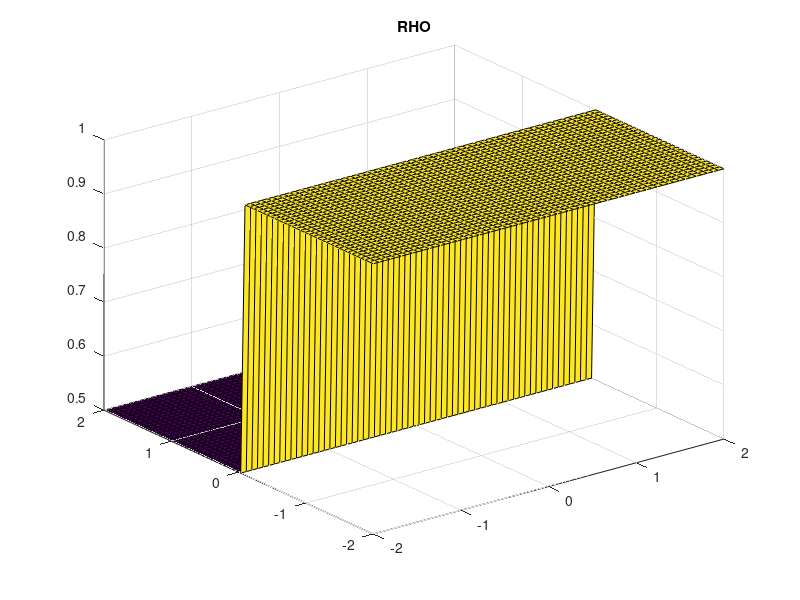
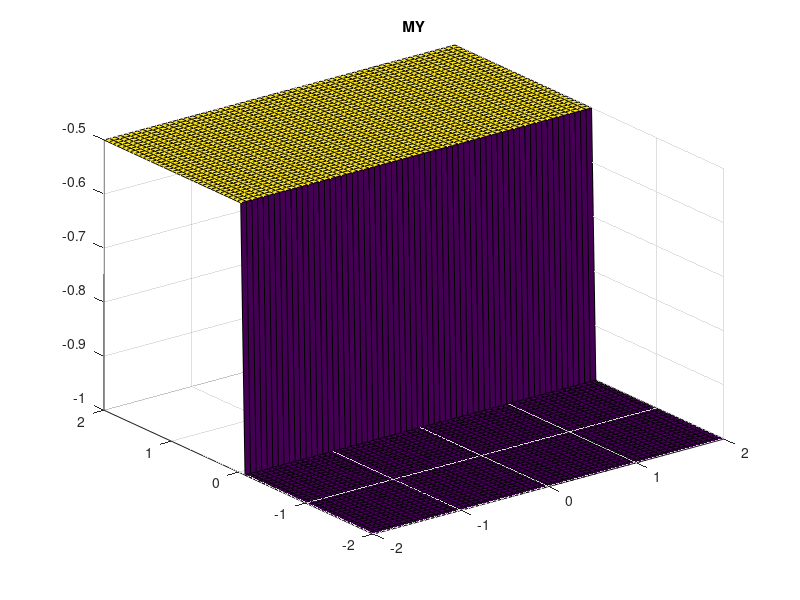
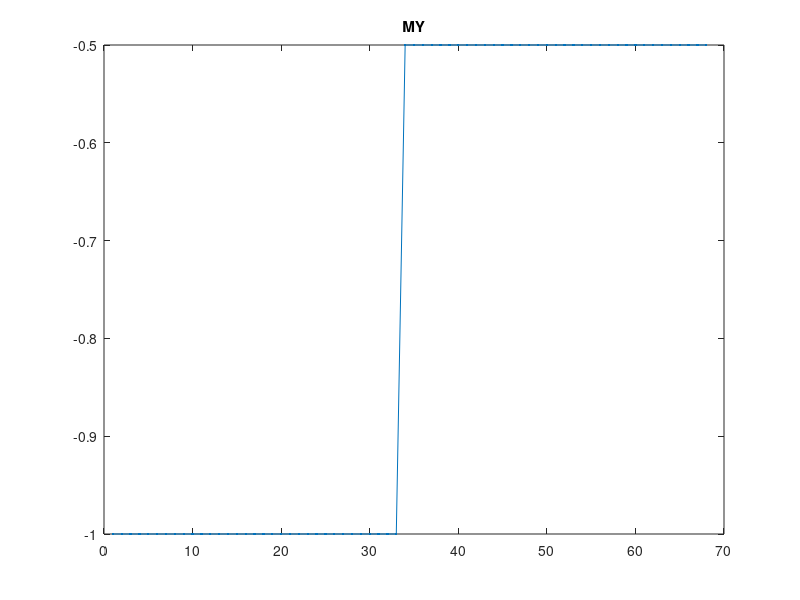

Reproduce these figures in MATLAB, in order. (Note: this script raises an error after producing the figures.)
clear all; clc; %close all;
% Lax-Wendroff Scheme for solving the compressible Euler Equations

% Domain initialization
nx   =  64 ; ny   =  64 ;
xmax =  2.0; ymax =  2.0;
xmin = -2.0; ymin = -2.0;
dx = (xmax-xmin)/(nx-1);
dy = (ymax-ymin)/(ny-1);
[X,Y] = meshgrid(xmin:dx:xmax,ymin:dy:ymax);

% Time initialization
tmax = 100;
CFL  = 0.05;
dt   = CFL*min(dx,dy);
Cx   = dt/dx;
Cy   = dt/dy;

% Switches
TVD = 3;                  % 1=MinMod, 2=Superbee, 3=Nonlinear Superbee
BC  = 2;                  % 1=Reflective, 2=Periodic
SCH = 2;                  % 1=Lax-Wendroff, 2=MPDATA

% Physical Constants
gamma = 1.4;

% Initial Conditions
RHO = ones (ny+4,nx+4);
MX  = zeros(ny+4,nx+4);
MY  = ones(ny+4,nx+4);
E   = ones (ny+4,nx+4)*20;
P   = ones (ny+4,nx+4);

% RHO(3:ny+2,3:nx+2) = exp(-2*(X.^2+Y.^2)) + 1;
% RHO(ny/2-ny/4:ny/2+ny/4,:) = 2;
RHO(ny/2+2:ny+4,:) = 0.5;
MY = -RHO;
E = RHO;
P = (gamma-1)*(E-0.5*((MX.^2 + MY.^2)./RHO));
% MY (ny/2+2:ny+4,:) = 0.5;
% P  (ny/2+2:ny+4,:) = 0.5;

figure(1),surf(X,Y,RHO(3:ny+2,3:nx+2)), title('RHO')
figure(2),surf(X,Y,MY(3:ny+2,3:nx+2) ), title('MY' )
figure(3),plot(MY(:,34),'.-'         ), title('MY' )

RHO_New = RHO;
E_New   = E  ;

for t=0:dt:tmax
% Boundary Conditions
if BC == 1 % Reflective BC
    RHO(2,:) = RHO(3,:); P(2,:) = P(3,:); E(2,:) = E(3,:);
    RHO(1,:) = RHO(2,:); P(1,:) = P(2,:); E(1,:) = E(2,:);
    RHO(:,2) = RHO(:,3); P(:,2) = P(:,3); E(:,2) = E(:,3);
    RHO(:,1) = RHO(:,2); P(:,1) = P(:,2); E(:,1) = E(:,2);
    
    MX(2,:) = -MX(3,:); MY(2,:) = -MY(3,:);
    MX(1,:) =  MX(2,:); MY(1,:) =  MY(2,:);
    MX(:,2) = -MX(:,3); MY(:,2) = -MY(:,3);
    MX(:,1) =  MX(:,2); MY(:,1) =  MY(:,2);
    
    RHO(ny+3,:) = RHO(ny+2,:); P(ny+3,:) = P(ny+2,:); E(ny+3,:) = E(ny+2,:);
    RHO(ny+4,:) = RHO(ny+2,:); P(ny+4,:) = P(ny+2,:); E(ny+4,:) = E(ny+2,:);
    RHO(:,nx+3) = RHO(:,nx+2); P(:,nx+3) = P(:,nx+2); E(:,nx+3) = E(:,nx+2);
    RHO(:,nx+4) = RHO(:,nx+2); P(:,nx+4) = P(:,nx+2); E(:,nx+4) = E(:,nx+2);
    
    MX(ny+3,:) = -MX(ny+2,:); MY(ny+3,:) = -MY(ny+2,:);
    MX(ny+4,:) =  MX(ny+3,:); MY(ny+4,:) =  MY(ny+3,:);
    MX(:,nx+3) = -MX(:,nx+2); MY(:,nx+3) = -MY(:,nx+2);
    MX(:,nx+4) =  MX(:,nx+3); MY(:,nx+4) =  MY(:,nx+3);
    
elseif BC == 2 % Periodic BC
    RHO = Periodic_BCx(RHO, nx);
    MX  = Periodic_BCx(MX , nx);
    MY  = Periodic_BCx(MY , nx);
    E   = Periodic_BCx(E  , nx);
    P   = Periodic_BCx(P  , nx);
    
    RHO = Periodic_BCy(RHO, ny);
    MX  = Periodic_BCy(MX , ny);
    MY  = Periodic_BCy(MY , ny);
    E   = Periodic_BCy(E  , ny);
    P   = Periodic_BCy(P  , ny);
end
    
% Flow Solver
j = 3:ny+2;
i = 3:nx+2;

% Mass Conservation
U_halfp (j,i) = (MX(j,i+1)./RHO(j,i+1) + MX(j,i  )./RHO(j,i  ))*Cx/2;
U_halfm (j,i) = (MX(j,i  )./RHO(j,i  ) + MX(j,i-1)./RHO(j,i-1))*Cx/2;
V_halfp (j,i) = (MY(j+1,i)./RHO(j+1,i) + MY(j,i  )./RHO(j,i  ))*Cy/2;
V_halfm (j,i) = (MY(j,i  )./RHO(j,i  ) + MY(j-1,i)./RHO(j-1,i))*Cy/2;

RHO_New (j,i) = RHO(j,i) - (MPDATA(RHO(j,i  ),RHO(j,i+1),U_halfp(j,i))...
                          - MPDATA(RHO(j,i-1),RHO(j,i  ),U_halfm(j,i)))...
                         - (MPDATA(RHO(j,i  ),RHO(j+1,i),V_halfp(j,i))...
                          - MPDATA(RHO(j-1,i),RHO(j,i  ),V_halfm(j,i)));

if BC == 2
    RHO_New = Periodic_BCx(RHO_New, nx);
    RHO_New = Periodic_BCy(RHO_New, ny);
end

U_d_p   (j,i) = dt/dx*((abs(U_halfp(j,i))-U_halfp(j,i).^2).*...
    d_px(j,i  ,RHO_New) - U_halfp(j,i).*V_halfp(j,i).*d_py(j,i  ,RHO_New));
U_d_m   (j,i) = dt/dx*((abs(U_halfm(j,i))-U_halfm(j,i).^2).*...
    d_px(j,i-1,RHO_New) - U_halfm(j,i).*V_halfm(j,i).*d_py(j,i-1,RHO_New));
V_d_p   (j,i) = dt/dy*((abs(V_halfp(j,i))-V_halfp(j,i).^2).*...
    d_py(j  ,i,RHO_New) - U_halfp(j,i).*V_halfp(j,i).*d_px(j  ,i,RHO_New));
V_d_m   (j,i) = dt/dy*((abs(V_halfm(j,i))-V_halfm(j,i).^2).*...
    d_py(j-1,i,RHO_New) - U_halfm(j,i).*V_halfm(j,i).*d_px(j-1,i,RHO_New));

RHO_New (j,i) = RHO_New(j,i) - (MPDATA(RHO_New(j,i  ),RHO_New(j,i+1),U_d_p(j,i))...
                              - MPDATA(RHO_New(j,i-1),RHO_New(j,i  ),U_d_m(j,i)))...
                             - (MPDATA(RHO_New(j,i  ),RHO_New(j+1,i),V_d_p(j,i))...
                              - MPDATA(RHO_New(j-1,i),RHO_New(j,i  ),V_d_m(j,i)));
                          
% X Momentum
MX = abs(MX);
MX_New (j,i) = MX(j,i) - (MPDATA(MX(j,i  ),MX(j,i+1),U_halfp(j,i))...
                        - MPDATA(MX(j,i-1),MX(j,i  ),U_halfm(j,i)))...
                       - (MPDATA(MX(j,i  ),MX(j+1,i),V_halfp(j,i))...
                        - MPDATA(MX(j-1,i),MX(j,i  ),V_halfm(j,i)))...
                       - (P(j,i+1)-P(j,i-1))/2*Cx;
if BC == 2
    MX_New = Periodic_BCx(MX_New, nx);
    MX_New = Periodic_BCy(MX_New, ny);
end

U_d_p   (j,i) = dt/dx*((abs(U_halfp(j,i))-U_halfp(j,i).^2).*...
    d_px(j,i  ,abs(MX_New)) - U_halfp(j,i).*V_halfp(j,i).*d_py(j,i  ,abs(MX_New)));
U_d_m   (j,i) = dt/dx*((abs(U_halfm(j,i))-U_halfm(j,i).^2).*...
    d_px(j,i-1,abs(MX_New)) - U_halfm(j,i).*V_halfm(j,i).*d_py(j,i-1,abs(MX_New)));
V_d_p   (j,i) = dt/dy*((abs(V_halfp(j,i))-V_halfp(j,i).^2).*...
    d_py(j  ,i,abs(MX_New)) - U_halfp(j,i).*V_halfp(j,i).*d_px(j  ,i,abs(MX_New)));
V_d_m   (j,i) = dt/dy*((abs(V_halfm(j,i))-V_halfm(j,i).^2).*...
    d_py(j-1,i,abs(MX_New)) - U_halfm(j,i).*V_halfm(j,i).*d_px(j-1,i,abs(MX_New)));

MX_New (j,i) = MX_New(j,i) - (MPDATA(MX_New(j,i  ),MX_New(j,i+1),U_d_p(j,i))...
                            - MPDATA(MX_New(j,i-1),MX_New(j,i  ),U_d_m(j,i)))...
                           - (MPDATA(MX_New(j,i  ),MX_New(j+1,i),V_d_p(j,i))...
                            - MPDATA(MX_New(j-1,i),MX_New(j,i  ),V_d_m(j,i)));

% Y Momentum
MY_New (j,i) = MY(j,i) - (MPDATA(MY(j,i  ),MY(j,i+1),U_halfp(j,i))...
                        - MPDATA(MY(j,i-1),MY(j,i  ),U_halfm(j,i)))...
                       - (MPDATA(MY(j,i  ),MY(j+1,i),V_halfp(j,i))...
                        - MPDATA(MY(j-1,i),MY(j,i  ),V_halfm(j,i)))...
                       - (P(j+1,i)-P(j-1,i))/2*Cy;
                   
if BC == 2
    MY_New = Periodic_BCx(MY_New, nx);
    MY_New = Periodic_BCy(MY_New, ny);
end

U_d_p   (j,i) = dt/dx*((abs(U_halfp(j,i))-U_halfp(j,i).^2).*...
    d_px(j,i  ,abs(MY_New)) - U_halfp(j,i).*V_halfp(j,i).*d_py(j,i  ,abs(MY_New)));
U_d_m   (j,i) = dt/dx*((abs(U_halfm(j,i))-U_halfm(j,i).^2).*...
    d_px(j,i-1,abs(MY_New)) - U_halfm(j,i).*V_halfm(j,i).*d_py(j,i-1,abs(MY_New)));
V_d_p   (j,i) = dt/dy*((abs(V_halfp(j,i))-V_halfp(j,i).^2).*...
    d_py(j  ,i,abs(MY_New)) - U_halfp(j,i).*V_halfp(j,i).*d_px(j  ,i,abs(MY_New)));
V_d_m   (j,i) = dt/dy*((abs(V_halfm(j,i))-V_halfm(j,i).^2).*...
    d_py(j-1,i,abs(MY_New)) - U_halfm(j,i).*V_halfm(j,i).*d_px(j-1,i,abs(MY_New)));

MY_New (j,i) = MY_New(j,i) - (MPDATA(MY_New(j,i  ),MY_New(j,i+1),U_d_p(j,i))...
                            - MPDATA(MY_New(j,i-1),MY_New(j,i  ),U_d_m(j,i)))...
                           - (MPDATA(MY_New(j,i  ),MY_New(j+1,i),V_d_p(j,i))...
                            - MPDATA(MY_New(j-1,i),MY_New(j,i  ),V_d_m(j,i)));

% Energy Equation
EN = E + P;
U_halfp (j,i) = (MX(j,i+1)./RHO(j,i+1) + MX(j,i  )./RHO(j,i  ))*Cx/2;
U_halfm (j,i) = (MX(j,i  )./RHO(j,i  ) + MX(j,i-1)./RHO(j,i-1))*Cx/2;
V_halfp (j,i) = (MY(j+1,i)./RHO(j+1,i) + MY(j,i  )./RHO(j,i  ))*Cy/2;
V_halfm (j,i) = (MY(j,i  )./RHO(j,i  ) + MY(j-1,i)./RHO(j-1,i))*Cy/2;

E_New (j,i) = E(j,i) - (MPDATA(EN(j,i  ),EN(j,i+1),U_halfp(j,i))...
                       - MPDATA(EN(j,i-1),EN(j,i  ),U_halfm(j,i)))...
                      - (MPDATA(EN(j,i  ),EN(j+1,i),V_halfp(j,i))...
                       - MPDATA(EN(j-1,i),EN(j,i  ),V_halfm(j,i)));

EN = E_New + P;
if BC == 2
    EN = Periodic_BCx(EN, nx);
    EN = Periodic_BCy(EN, ny);
end
    
U_d_p   (j,i) = dt/dx*((abs(U_halfp(j,i))-U_halfp(j,i).^2).*...
    d_px(j,i  ,EN) - U_halfp(j,i).*V_halfp(j,i).*d_py(j,i  ,EN));
U_d_m   (j,i) = dt/dx*((abs(U_halfm(j,i))-U_halfm(j,i).^2).*...
    d_px(j,i-1,EN) - U_halfm(j,i).*V_halfm(j,i).*d_py(j,i-1,EN));
V_d_p   (j,i) = dt/dy*((abs(V_halfp(j,i))-V_halfp(j,i).^2).*...
    d_py(j  ,i,EN) - U_halfp(j,i).*V_halfp(j,i).*d_px(j  ,i,EN));
V_d_m   (j,i) = dt/dy*((abs(V_halfm(j,i))-V_halfm(j,i).^2).*...
    d_py(j-1,i,EN) - U_halfm(j,i).*V_halfm(j,i).*d_px(j-1,i,EN));

E_New (j,i) = (E_New(j,i))...
                         - (MPDATA(EN(j,i  ),EN(j,i+1),U_d_p(j,i)) ...
                          - MPDATA(EN(j,i-1),EN(j,i  ),U_d_m(j,i)))...
                         - (MPDATA(EN(j,i  ),EN(j+1,i),V_d_p(j,i)) ...
                          - MPDATA(EN(j-1,i),EN(j,i  ),V_d_m(j,i)));

% Pressure
E = E_New;
P     (j,i) = (gamma-1)*(E(j,i)-0.5*((MX_New(j,i).^2 ...
    + MY_New(j,i).^2)./RHO_New(j,i)));

RHO(j,i) = RHO_New(j,i);
MY (j,i) = MY_New (j,i);
MX (j,i) = MX_New (j,i);

plot1(1:length(j)  ,1) = RHO(j,34);
if BC == 2, plot1(length(j)+j-2,1) = RHO(j,34); end

if mod(t,50*dt) == 0
%     figure(1),surf(X,Y,RHO(j,i))  , title('RHO')
%     figure(2),surf(X,Y,MY (j,i))  , title('MY' )
    figure(3),plot(plot1,'.-') , title('RHO')
    axis([0 128 0 1.1])
%     figure(4),surf(X,Y,MY(j,i)./RHO(j,i))  , title('V')
end

% if t>2.54, break; end
end